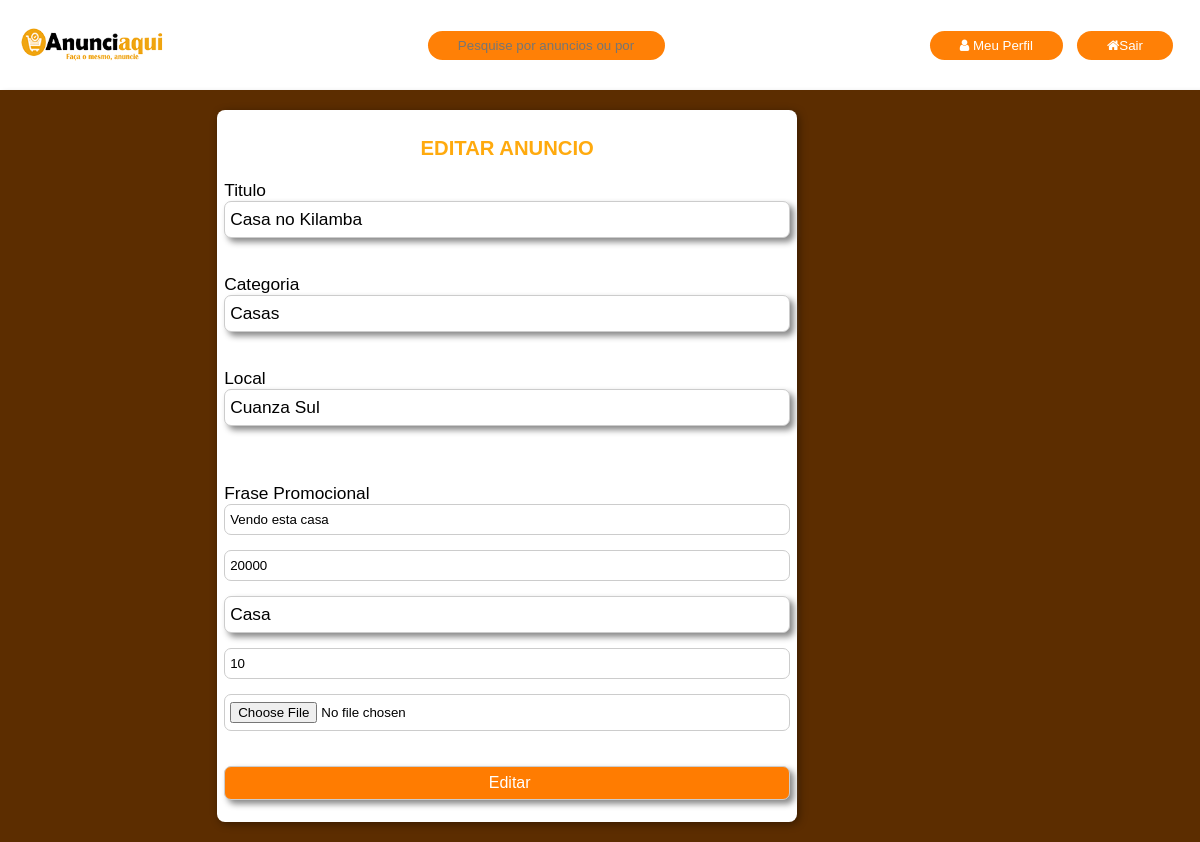
/view/Editar-Anuncio.php?id=21 (signed in), run on the app's committed database.
### tables this page shows
CREATE TABLE IF NOT EXISTS `publicar` (
  `id` int(11) NOT NULL AUTO_INCREMENT,
  `titulo` varchar(50) DEFAULT NULL,
  `categoria` varchar(50) DEFAULT NULL,
  `local` varchar(50) DEFAULT NULL,
  `frase` varchar(500) DEFAULT NULL,
  `preco` varchar(50) DEFAULT NULL,
  `palavra` varchar(40) DEFAULT NULL,
  `pdata` varchar(40) DEFAULT NULL,
  `arquivo` varchar(40) DEFAULT NULL,
  `usuario` varchar(40) DEFAULT NULL,
  `visitas` int(11) DEFAULT NULL,
  `telefone` int(11) DEFAULT NULL,
  PRIMARY KEY (`id`)
);

### view/Editar-Anuncio.php (the view, shortened to what this page needs)
<?php
$host = "localhost";
$user = "root";
$password = "";
$database = "anuciar";
$banco = mysqli_connect($host, $user, $password, $database);
$id=$_GET['id'];
$sendo = mysqli_query($banco,"SELECT * FROM publicar WHERE id=$id");
	$enviar = mysqli_fetch_assoc($sendo);
?>
<!DOCTYPE html>
<html>
<head>
	<link rel="stylesheet" href="../vendor/css/estilo.css">
    <link rel="stylesheet" href="../vendor/css/font-awesome/css/font-awesome.css">
    <link rel="stylesheet" href="../vendor/css/modal.css">
</head>
<body >
<header class="header">
<a href="logado.php"><img src="../vendor/logo.png"style="width:150px;"></a>
	  <form action="../controller/Pesquisar.php" method="post">
			<input type="text" name="pesq" placeholder="Pesquise por anuncios ou por palavras chaves..." class="btn grande"><br>
        </form>
        <nav>
            <ul class="menu">
                    <div class="botao">
                    <button class="btn"><i class="fa fa-user"></i> Meu Perfil</button>
                  <form method="post" action="deslogar.php">
                    <button class="btn"><i class="fa fa-home"></i>Sair</button>
                </form>
                </div>
            </ul>
        </nav>
    </header>
<div class="tela">
			<div class="profile " id="modalRegistro">
			<h3>EDITAR ANUNCIO</h3>
			<form  method="post" action="../controller/Editar.php?id=<?php echo $id?>" enctype="multipart/form-data">
<span>Titulo</span>
			<input type="text"  value="<?php echo $enviar['titulo'];?>" name="titulo"><br>
			<span>Categoria</span>
			<input type="text" name="categoria" value="<?php echo $enviar['categoria'];?>"><br>
			<span>Local</span>
			<input type="text" name="local" value="<?php echo $enviar['local'];?>"><br>
			<br>
				<span>Frase Promocional</span><br>
				<input placeholder="Coloque uma breve descriçao" name="desc" value="<?php echo $enviar['frase'];?>">
				<input type="number" name="preco" value="<?php echo $enviar['preco'];?>" placeholder="Preço">
				<input type="text" name="palavra" value="<?php echo $enviar['palavra'];?>"  placeholder="Palavra Chave">
				<input type="number" name="clique" placeholder="Pagamento por Cliques: Obs: Cada clique 1 AKZ" value="<?php echo $enviar['visitas'];?>" >
				<input type="file" name="img">
				 <input type="submit" name="editar" value="Editar">
	</form>
			</div>
</div>
</body>
</html>

### view/Editar-Anuncio.php (style rules this page uses)
#modalRegistro { margin-left: 17%; }

### data on the page
publicar: titulo "Casa no Kilamba", categoria "Casas", local "Cuanza Sul", desc "Vendo esta casa", preco "20000", palavra "Casa", clique "10"
